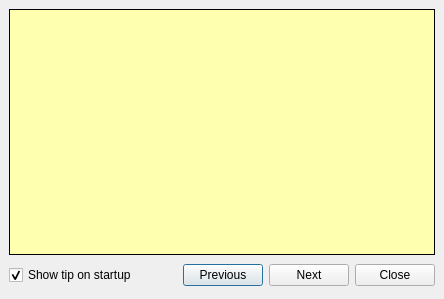
<ui version="4.0" >
 <class>TipOfDayDialog</class>
 <widget class="QDialog" name="TipOfDayDialog" >
  <property name="windowModality" >
   <enum>Qt::NonModal</enum>
  </property>
  <property name="geometry" >
   <rect>
    <x>0</x>
    <y>0</y>
    <width>444</width>
    <height>299</height>
   </rect>
  </property>
  <property name="windowTitle" >
   <string>Tip of the day</string>
  </property>
  <property name="modal" >
   <bool>false</bool>
  </property>
  <layout class="QGridLayout" >
   <property name="margin" >
    <number>9</number>
   </property>
   <property name="spacing" >
    <number>6</number>
   </property>
   <item row="1" column="0" >
    <layout class="QHBoxLayout" >
     <property name="margin" >
      <number>0</number>
     </property>
     <property name="spacing" >
      <number>6</number>
     </property>
     <item>
      <widget class="QCheckBox" name="startupCheck" >
       <property name="text" >
        <string>Show tip on startup</string>
       </property>
       <property name="checked" >
        <bool>true</bool>
       </property>
      </widget>
     </item>
     <item>
      <spacer>
       <property name="orientation" >
        <enum>Qt::Horizontal</enum>
       </property>
       <property name="sizeHint" >
        <size>
         <width>37</width>
         <height>29</height>
        </size>
       </property>
      </spacer>
     </item>
     <item>
      <widget class="QPushButton" name="previousButton" >
       <property name="text" >
        <string>Previous</string>
       </property>
      </widget>
     </item>
     <item>
      <widget class="QPushButton" name="nextButton" >
       <property name="text" >
        <string>Next</string>
       </property>
      </widget>
     </item>
     <item>
      <widget class="QPushButton" name="closeButton" >
       <property name="text" >
        <string>Close</string>
       </property>
      </widget>
     </item>
    </layout>
   </item>
   <item row="0" column="0" >
    <widget class="QLabel" name="tipBrowser" >
     <property name="sizePolicy" >
      <sizepolicy>
       <hsizetype>5</hsizetype>
       <vsizetype>5</vsizetype>
       <horstretch>1</horstretch>
       <verstretch>1</verstretch>
      </sizepolicy>
     </property>
     <property name="palette" >
      <palette>
       <active>
        <colorrole role="Text" >
         <brush brushstyle="SolidPattern" >
          <color alpha="255" >
           <red>0</red>
           <green>0</green>
           <blue>0</blue>
          </color>
         </brush>
        </colorrole>
        <colorrole role="Base" >
         <brush brushstyle="SolidPattern" >
          <color alpha="255" >
           <red>255</red>
           <green>255</green>
           <blue>255</blue>
          </color>
         </brush>
        </colorrole>
        <colorrole role="Window" >
         <brush brushstyle="SolidPattern" >
          <color alpha="255" >
           <red>255</red>
           <green>255</green>
           <blue>176</blue>
          </color>
         </brush>
        </colorrole>
       </active>
       <inactive>
        <colorrole role="Text" >
         <brush brushstyle="SolidPattern" >
          <color alpha="255" >
           <red>0</red>
           <green>0</green>
           <blue>0</blue>
          </color>
         </brush>
        </colorrole>
        <colorrole role="Base" >
         <brush brushstyle="SolidPattern" >
          <color alpha="255" >
           <red>255</red>
           <green>255</green>
           <blue>255</blue>
          </color>
         </brush>
        </colorrole>
        <colorrole role="Window" >
         <brush brushstyle="SolidPattern" >
          <color alpha="255" >
           <red>255</red>
           <green>255</green>
           <blue>176</blue>
          </color>
         </brush>
        </colorrole>
       </inactive>
       <disabled>
        <colorrole role="Text" >
         <brush brushstyle="SolidPattern" >
          <color alpha="255" >
           <red>119</red>
           <green>119</green>
           <blue>119</blue>
          </color>
         </brush>
        </colorrole>
        <colorrole role="Base" >
         <brush brushstyle="SolidPattern" >
          <color alpha="255" >
           <red>255</red>
           <green>255</green>
           <blue>176</blue>
          </color>
         </brush>
        </colorrole>
        <colorrole role="Window" >
         <brush brushstyle="SolidPattern" >
          <color alpha="255" >
           <red>255</red>
           <green>255</green>
           <blue>176</blue>
          </color>
         </brush>
        </colorrole>
       </disabled>
      </palette>
     </property>
     <property name="autoFillBackground" >
      <bool>true</bool>
     </property>
     <property name="frameShape" >
      <enum>QFrame::Box</enum>
     </property>
     <property name="frameShadow" >
      <enum>QFrame::Plain</enum>
     </property>
     <property name="lineWidth" >
      <number>1</number>
     </property>
     <property name="textFormat" >
      <enum>Qt::RichText</enum>
     </property>
     <property name="alignment" >
      <set>Qt::AlignLeading|Qt::AlignLeft|Qt::AlignTop</set>
     </property>
     <property name="wordWrap" >
      <bool>true</bool>
     </property>
     <property name="margin" >
      <number>20</number>
     </property>
     <property name="openExternalLinks" >
      <bool>true</bool>
     </property>
    </widget>
   </item>
  </layout>
 </widget>
 <tabstops>
  <tabstop>closeButton</tabstop>
  <tabstop>nextButton</tabstop>
  <tabstop>startupCheck</tabstop>
 </tabstops>
 <resources/>
 <connections>
  <connection>
   <sender>closeButton</sender>
   <signal>clicked()</signal>
   <receiver>TipOfDayDialog</receiver>
   <slot>accept()</slot>
   <hints>
    <hint type="sourcelabel" >
     <x>325</x>
     <y>256</y>
    </hint>
    <hint type="destinationlabel" >
     <x>199</x>
     <y>149</y>
    </hint>
   </hints>
  </connection>
 </connections>
</ui>
